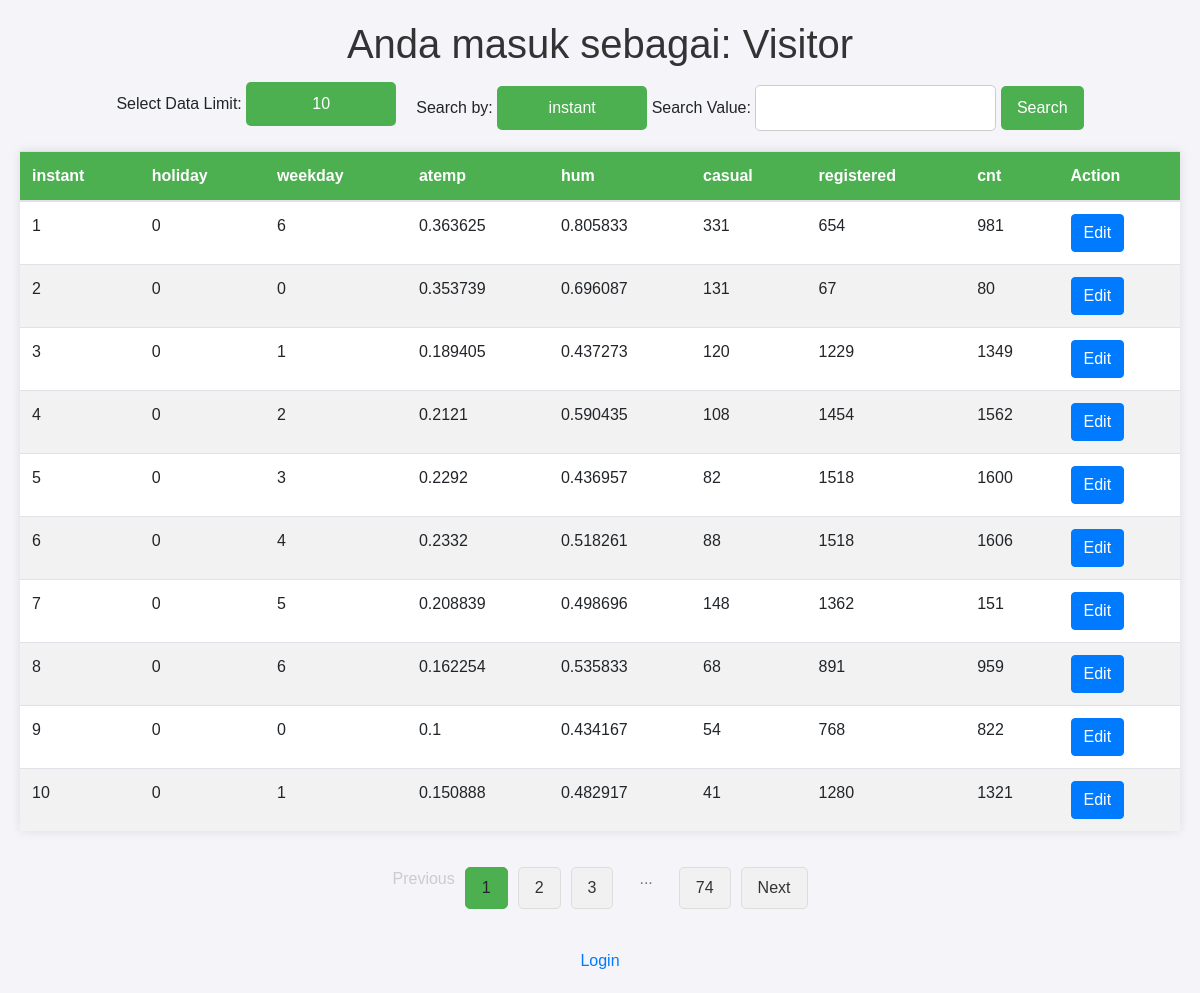
The page / on the database its author committed.
### tables this page shows
CREATE TABLE IF NOT EXISTS `days` (
  `instant` int(11) NOT NULL,
  `dteday` date DEFAULT NULL,
  `season` int(11) DEFAULT NULL,
  `yr` int(11) DEFAULT NULL,
  `mnth` int(11) DEFAULT NULL,
  `holiday` int(11) DEFAULT NULL,
  `weekday` int(11) DEFAULT NULL,
  `workingday` int(11) DEFAULT NULL,
  `weathersit` int(11) DEFAULT NULL,
  `temp` float DEFAULT NULL,
  `atemp` float DEFAULT NULL,
  `hum` float DEFAULT NULL,
  `windspeed` float DEFAULT NULL,
  `casual` int(11) DEFAULT NULL,
  `registered` int(11) DEFAULT NULL,
  `cnt` int(11) DEFAULT NULL,
  `id2` int(11) DEFAULT NULL,
  PRIMARY KEY (`instant`)
);

### index.php (the view, shortened to what this page needs)
<?php
$loggedIn = isset($_SESSION['user']);
$role = $loggedIn ? $_SESSION['role'] : null;
$adminAccess = ($role === 'admin');
include 'db_connect.php';
if (isset($_POST['searchColumn']) && isset($_POST['searchValue'])) {
    $_SESSION['searchColumn'] = $_POST['searchColumn'];
    $_SESSION['searchValue'] = $_POST['searchValue'];
    $searchColumn = $_POST['searchColumn'];
    $searchValue = $_POST['searchValue'];
} elseif (isset($_SESSION['searchColumn']) && isset($_SESSION['searchValue'])) {
    $searchColumn = $_SESSION['searchColumn'];
    $searchValue = $_SESSION['searchValue'];
} else {
    $searchColumn = null;
    $searchValue = null;
}
$jsonFilePath = 'selected_columns.json';
if (isset($_POST['table'])) {
    $currentTable = $_POST['table'];
    $_SESSION['currentTable'] = $currentTable;
} elseif (isset($_SESSION['currentTable'])) {
    $currentTable = $_SESSION['currentTable'];
} else {
    if (file_exists($jsonFilePath)) {
        $jsonData = file_get_contents($jsonFilePath);
        $selectedColumnsData = json_decode($jsonData, true);
        usort($selectedColumnsData, function($a, $b) {
            return strtotime($b['updated_at']) - strtotime($a['updated_at']);
        });
        if (!empty($selectedColumnsData)) {
            $currentTable = $selectedColumnsData[0]['table_name'];
        } else {
            $currentTable = 'days';
        }
    } else {
        $currentTable = 'days';
    }
}
if (file_exists($jsonFilePath)) {
    $jsonData = file_get_contents($jsonFilePath);
    $selectedColumnsData = json_decode($jsonData, true);
} else {
    $selectedColumnsData = array();
}
$selectedColumns = $_SESSION['selectedColumns'];
$page = isset($_GET['page']) ? intval($_GET['page']) : 1;
$limit = isset($_SESSION['limit']) ? intval($_SESSION['limit']) : 10;
$offset = ($page - 1) * $limit;
$columnResult = $conn->query("SHOW COLUMNS FROM $currentTable");
$columnNames = array();
while ($row = $columnResult->fetch_assoc()) {
    $columnNames[] = $row['Field'];
}
if (isset($_POST['selected_id_column'])) {
    $_SESSION['selected_id_column'] = $_POST['selected_id_column'];
    $selectedIdColumn = $_POST['selected_id_column'];
    if (file_exists($jsonFilePath)) {
        $jsonData = file_get_contents($jsonFilePath);
        $selectedColumnsData = json_decode($jsonData, true);
    } else {
        $selectedColumnsData = array();
    }
    $foundTable = false;
    foreach ($selectedColumnsData as &$table) {
        if ($table['table_name'] == $currentTable) {
            $table['selected_ID'] = $selectedIdColumn;
            $table['updated_at'] = date('Y-m-d H:i:s');
            $foundTable = true;
            break;
        }
    }
    if (!$foundTable) {
        $selectedColumnsData[] = array(
            'table_name' => $currentTable,
            'column_names' => implode(',', $selectedColumns),
            'selected_ID' => $selectedIdColumn,
            'updated_at' => date('Y-m-d H:i:s')
        );
    }
    if (file_put_contents($jsonFilePath, json_encode($selectedColumnsData)) === false) {
        die("Error: Failed to write to JSON file.");
    }
} else {
    $selectedIdColumn = isset($_SESSION['selected_id_column']) ? $_SESSION['selected_id_column'] : 'instant';
}
if ($adminAccess) {
    if (isset($_POST['columns'])) {
        $_SESSION['selectedColumns'] = $_POST['columns'];
        $selectedColumns = $_POST['columns'];
        if (file_exists($jsonFilePath)) {
            $jsonData = file_get_contents($jsonFilePath);
            $selectedColumnsData = json_decode($jsonData, true);
        } else {
            $selectedColumnsData = array();
        }
        $foundTable = false;
        foreach ($selectedColumnsData as &$table) {
            if ($table['table_name'] == $currentTable) {
                $table['column_names'] = implode(',', $selectedColumns);
                $table['updated_at'] = date('Y-m-d H:i:s');
                $foundTable = true;
                break;
            }
        }
        if (!$foundTable) {
            $selectedColumnsData[] = array(
                'table_name' => $currentTable,
                'column_names' => implode(',', $selectedColumns),
                'updated_at' => date('Y-m-d H:i:s')
            );
        }
        if (file_put_contents($jsonFilePath, json_encode($selectedColumnsData)) === false) {
            die("Error: Failed to write to JSON file.");
        }
    } elseif (isset($_SESSION['selectedColumns']) && !empty($_SESSION['selectedColumns'])) {
        $selectedColumns = $_SESSION['selectedColumns'];
    } else {
        if (file_exists($jsonFilePath)) {
            $jsonData = file_get_contents($jsonFilePath);
            $selectedColumnsData = json_decode($jsonData, true);
            foreach ($selectedColumnsData as $table) {
                if ($table['table_name'] == $currentTable) {
                    $selectedColumns = explode(',', $table['column_names']);
                    $_SESSION['selectedColumns'] = $selectedColumns;
                    break;
                }
            }
        }
        if (!isset($selectedColumns)) {
            $selectedColumns = $columnNames;
            $_SESSION['selectedColumns'] = $selectedColumns;
        }
    }
} else {
    if (file_exists($jsonFilePath)) {
        $jsonData = file_get_contents($jsonFilePath);
        $selectedColumnsData = json_decode($jsonData, true);
        foreach ($selectedColumnsData as $table) {
            if ($table['table_name'] == $currentTable) {
                $selectedColumns = explode(',', $table['column_names']);
                break;
            }
        }
    }
}
if (isset($_GET['searchColumn']) && isset($_GET['searchValue'])) {
    $searchColumn = $_GET['searchColumn'];
    $searchValue = $_GET['searchValue'];
    if (is_numeric($searchValue)) {
        $tolerance = 0.0001;
        $searchValue = floatval($searchValue);
        $searchQuery = " WHERE $searchColumn BETWEEN " . ($searchValue - $tolerance) . " AND " . ($searchValue + $tolerance);
    } else {
        $searchQuery = " WHERE $searchColumn = '" . $conn->real_escape_string($searchValue) . "'";
    }
    $searchParams = "&searchColumn=" . urlencode($searchColumn) . "&searchValue=" . urlencode($searchValue);
} else {
    $searchQuery = "";
    $searchParams = "";
}
$totalResult = $conn->query("SELECT COUNT(*) as total FROM $currentTable" . $searchQuery);
$row = $totalResult->fetch_assoc();
$totalRows = $row['total'];
$totalPages = ceil($totalRows / $limit);
$sql = "SELECT " . implode(',', $selectedColumns) . " FROM $currentTable" . $searchQuery . " LIMIT $limit OFFSET $offset";
$dataResult = $conn->query($sql);
$data = array();
while ($row = $dataResult->fetch_assoc()) {
    $data[] = $row;
}
?>
<!DOCTYPE html>
<html lang="en">
<head>
    <link rel="stylesheet" href="https://stackpath.bootstrapcdn.com/bootstrap/4.3.1/css/bootstrap.min.css">
</head>
<body>
    <h1>Anda masuk sebagai: <?php echo $loggedIn ? $_SESSION['user'] : 'Visitor'; ?></h1>
    <div class="form-container">
        <div class="form-item">
            <form id="limitForm" action="updateLimit.php" method="POST">
                <label for="limit">Select Data Limit:</label>
                <select id="limit" name="limit" class="styled-dropdown" onchange="this.form.submit()">
                    <option value="10" <?php echo $limit == 10 ? 'selected' : ''; ?>>10</option>
                </select>
            </form>
        </div>
        <div class="form-item">
            <form id="searchForm" action="" method="GET">
                <label for="searchColumn">Search by:</label>
                <select id="searchColumn" name="searchColumn" class="styled-dropdown">
                    <?php foreach ($selectedColumns as $column) : ?>
                    <option value="<?php echo $column; ?>" <?php echo ($searchColumn == $column) ? 'selected' : ''; ?>>
                        <?php echo $column; ?>
                    </option>
                    <?php endforeach; ?>
                </select>
                <label for="searchValue" style="margin-top: 10px;">Search Value:</label>
                <input type="text" id="searchValue" name="searchValue"
                    value="<?php echo htmlspecialchars($searchValue); ?>" required>
                <button type="submit" style="margin-top: 10px;">Search</button>
            </form>
        </div>
    </div>
    <div id="tableContainer">
        <?php
if (empty($data)) {
    echo "No data found in the table.";
} else {
    echo "<table class='table'>";
    echo "<thead>";
    echo "<tr>";
    foreach ($selectedColumns as $column) {
        echo "<th>$column</th>";
    }
    echo "<th>Action</th>";
    echo "</tr>";
    echo "</thead>";
    echo "<tbody>";
    foreach ($data as $row) {
        echo "<tr>";
        foreach ($selectedColumns as $column) {
            echo "<td>" . htmlspecialchars($row[$column]) . "</td>";
        }
        echo "<td><button data-id='" . htmlspecialchars($row[$selectedIdColumn]) . "' class='btn btn-primary edit-btn'>Edit</button></td>";
        echo "</tr>";
    }
    echo "</tbody>";
    echo "</table>";
}
?>
    </div>
    <div class="pagination">
        <ul>
            <?php
        if ($page > 1) : ?>
            <li><a href="?page=<?php echo $page - 1 . $searchParams; ?>">Previous</a></li>
            <?php else : ?>
            <li><span class="disabled">Previous</span></li>
            <?php endif; ?>
            <?php for ($i = max(1, $page - 2); $i <= min($page + 2, $totalPages); $i++) : ?>
            <?php if ($i === $page) : ?>
            <li><a class="active"><?php echo $i; ?></a></li>
            <?php else : ?>
            <li><a href="?page=<?php echo $i . $searchParams; ?>"><?php echo $i; ?></a></li>
            <?php endif; ?>
            <?php endfor; ?>
            <?php if ($page < $totalPages - 2) : ?>
            <li><span class="ellipsis">...</span></li>
            <li><a href="?page=<?php echo $totalPages . $searchParams; ?>"><?php echo $totalPages; ?></a></li>
            <?php endif; ?>
            <?php if ($page < $totalPages) : ?>
            <li><a href="?page=<?php echo $page + 1 . $searchParams; ?>">Next</a></li>
            <?php else : ?>
            <li><span class="disabled">Next</span></li>
            <?php endif; ?>
        </ul>
    </div>
    <div style="text-align: center; margin-top: 20px;">
        <?php if ($loggedIn): ?>
        <a href="logout.php">Logout</a>
        <?php else: ?>
        <a href="login.php">Login</a>
        <?php endif; ?>
    </div>
</body>
</html>

### index.php (style rules this page uses)
body { font-family: Arial, sans-serif; margin: 20px; padding: 0; background-color: #f4f4f9; }
h1 { text-align: center; color: #333; }
form { text-align: center; margin-bottom: 20px; }
button { background-color: #4CAF50; color: white; border: none; padding: 10px 20px; cursor: pointer; font-size: 16px; border-radius: 5px; }
table { width: 80%; margin: 0 auto; border-collapse: collapse; background-color: white; box-shadow: 0 0 10px rgba(0, 0, 0, 0.1); }
th, td { padding: 10px; text-align: left; }
th { background-color: #4CAF50; color: white; }
tr:nth-child(even) { background-color: #f2f2f2; }
.pagination { display: flex; justify-content: center; align-items: center; padding: 20px 0; }
.pagination ul { display: flex; list-style-type: none; padding: 0; margin: 0; }
.pagination li { margin: 0 5px; }
.pagination a { display: block; padding: 8px 16px; text-decoration: none; background-color: #f1f1f1; color: #333; border: 1px solid #ddd; border-radius: 5px; transition: background-color 0.3s ease; }
.pagination .active { background-color: #4CAF50; color: white; border: 1px solid #4CAF50; }
.pagination .disabled { color: #ccc; pointer-events: none; }
.pagination .ellipsis { padding: 8px 16px; color: #777; border: none; }
.form-container { display: flex; justify-content: center; align-items: center; gap: 20px; flex-wrap: wrap; }
.form-item { display: flex; align-items: center; gap: 10px; }
.styled-dropdown { padding: 10px 16px; font-size: 16px; color: white; background-color: #4CAF50; border: none; border-radius: 5px; cursor: pointer; appearance: none; background-repeat: no-repeat; background-position: right 10px center; background-size: 10px; min-width: 150px; text-align: center; }
button, input[type="text"] { padding: 10px 16px; font-size: 16px; border-radius: 5px; border: 1px solid #ccc; }
button { background-color: #4CAF50; color: white; border: none; }

### rows shown on the page
days: instant "1", holiday "0", weekday "6", atemp "0.363625", hum "0.805833", casual "331", registered "654", cnt "981"
days: instant "2", holiday "0", weekday "0", atemp "0.353739", hum "0.696087", casual "131", registered "67", cnt "80"
days: instant "3", holiday "0", weekday "1", atemp "0.189405", hum "0.437273", casual "120", registered "1229", cnt "1349"
days: instant "4", holiday "0", weekday "2", atemp "0.2121", hum "0.590435", casual "108", registered "1454", cnt "1562"
days: instant "5", holiday "0", weekday "3", atemp "0.2292", hum "0.436957", casual "82", registered "1518", cnt "1600"
days: instant "6", holiday "0", weekday "4", atemp "0.2332", hum "0.518261", casual "88", registered "1518", cnt "1606"
days: instant "7", holiday "0", weekday "5", atemp "0.208839", hum "0.498696", casual "148", registered "1362", cnt "151"
days: instant "8", holiday "0", weekday "6", atemp "0.162254", hum "0.535833", casual "68", registered "891", cnt "959"
days: instant "9", holiday "0", weekday "0", atemp "0.1", hum "0.434167", casual "54", registered "768", cnt "822"
days: instant "10", holiday "0", weekday "1", atemp "0.150888", hum "0.482917", casual "41", registered "1280", cnt "1321"

### other values the page prints
$column "instant"
$column "holiday"
$column "weekday"
$column "atemp"
$column "hum"
$column "casual"
$column "registered"
$column "cnt"
$totalPages "74"
form field searchColumn "instant"
